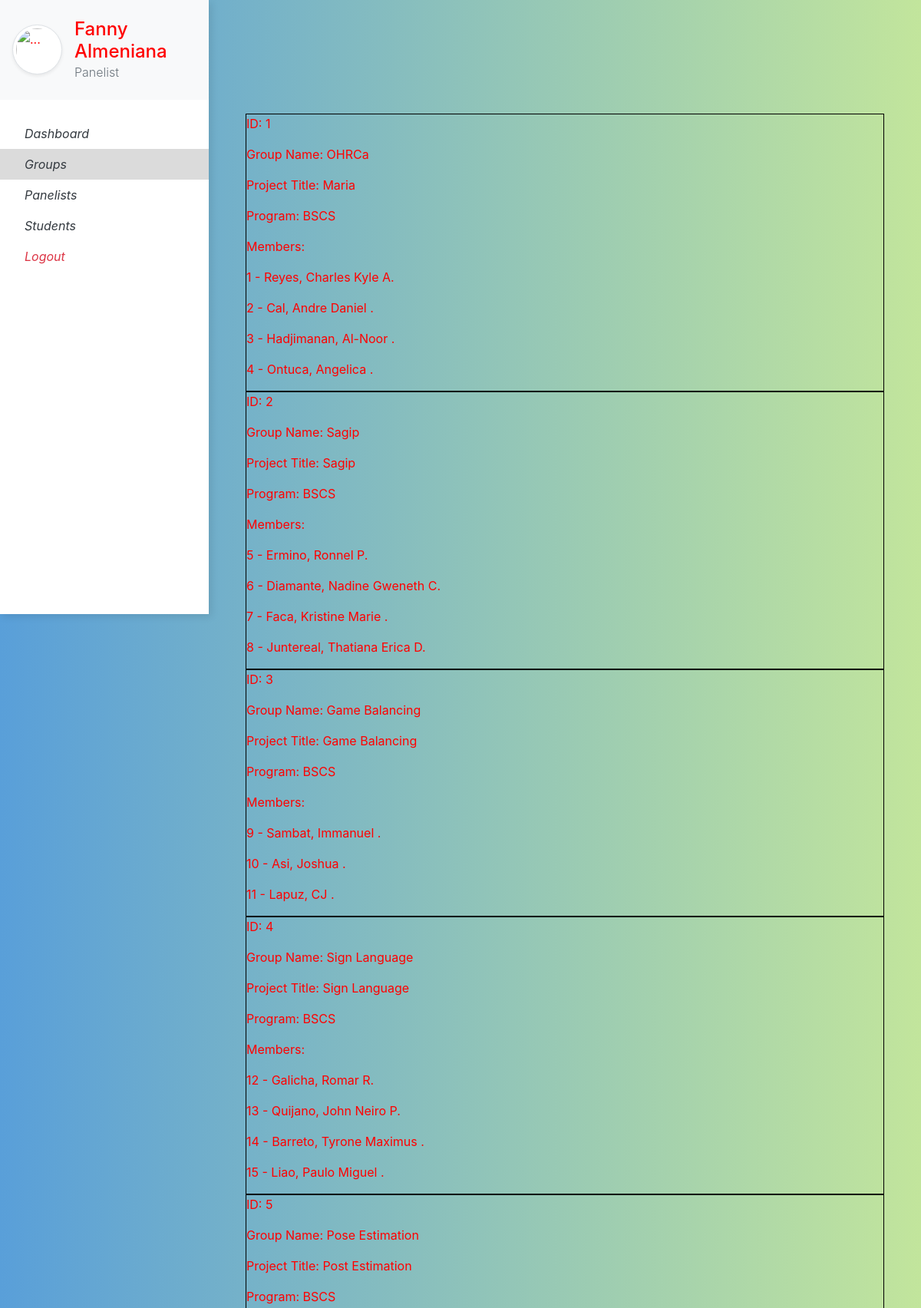
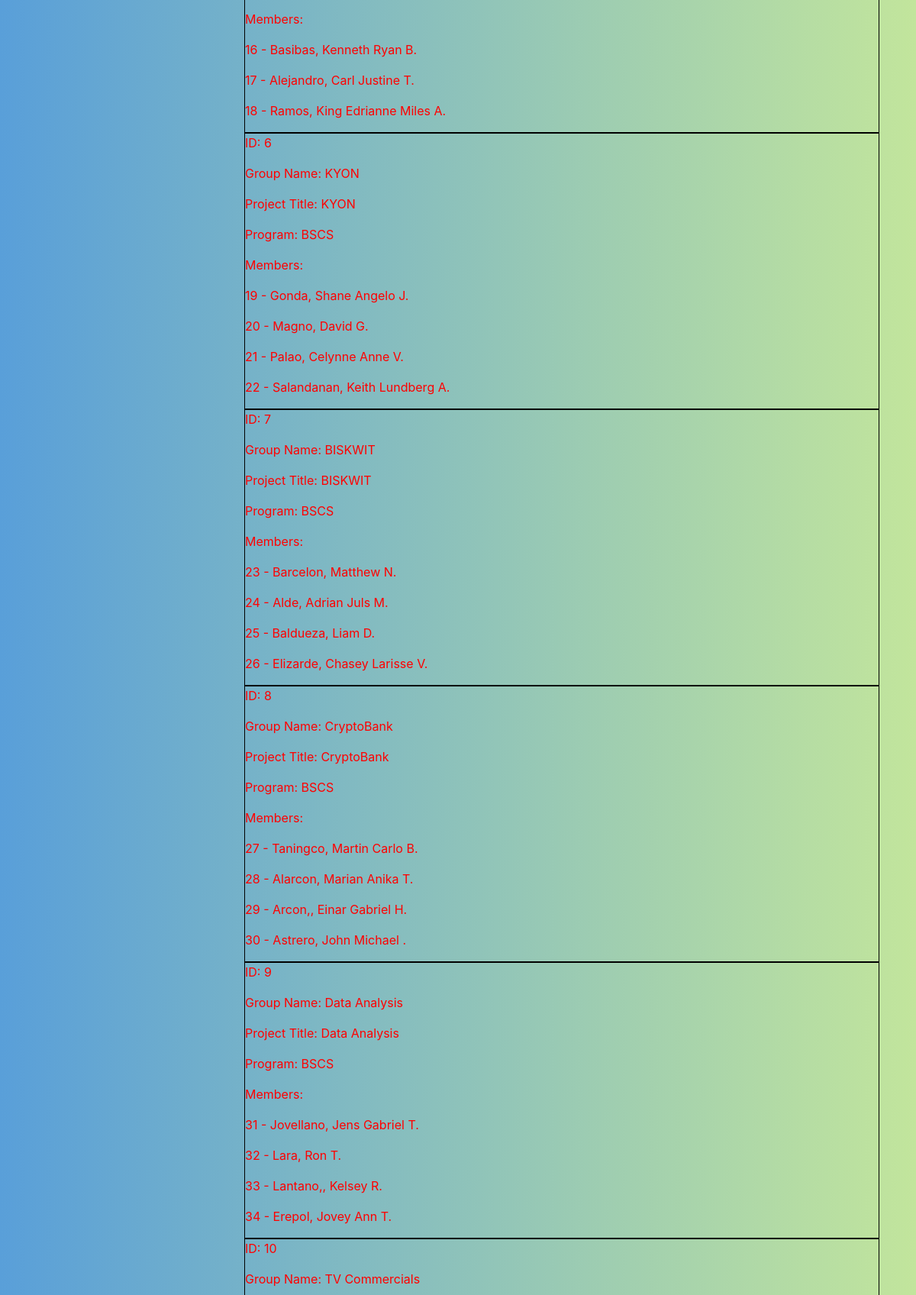
The page /user_groups/ (signed in, upper part) on the database its author committed (2 pictures, top to bottom).
### website/models.py (models this page shows, shortened)
class Panelist(db.Model, UserMixin):
    id         = db.Column(db.Integer, primary_key=True)
    username   = db.Column(db.String(150), nullable=False)
    password   = db.Column(db.String(150), nullable=False)
    last_name  = db.Column(db.String(150), nullable=False)
    first_name = db.Column(db.String(150), nullable=False)
    middle_in  = db.Column(db.String(10))
    school     = db.Column(db.String(150))
    header     = db.relationship('Defense', backref='head')
    paneling   = db.relationship(
        'Defense',
        secondary=defense_panel,
        backref=db.backref('panels')
    )

class Group(db.Model):
    id            = db.Column(db.Integer, primary_key=True)
    name          = db.Column(db.String(150), nullable=False)
    project_title = db.Column(db.String(150), nullable=False)
    program       = db.Column(db.String(150), nullable=False)
    gradesheets   = db.relationship('Gradesheet', backref='group', uselist=True)
    members       = db.relationship('Student', backref='group', uselist=True)
    defenses      = db.relationship('Defense', backref='group', uselist=True)

class Student(db.Model):
    stud_no    = db.Column(db.Integer, primary_key=True)
    last_name  = db.Column(db.String(150), nullable=False)
    first_name = db.Column(db.String(150), nullable=False)
    middle_in  = db.Column(db.String(10))
    group_id   = db.Column(db.Integer, db.ForeignKey('group.id'))

### website/user.py (the view)
@user.route("/user_groups/")
@login_required
def user_groups():
    return render_template('groups_u.html', user=current_user, groups=Group.query.all())

### website/__init__.py (called while the page is built)
def create_app():
    app = Flask(__name__)
    app.config['SECRET_KEY'] = 'hjshjhdjah kjshkjdhjs'
    app.config['SQLALCHEMY_DATABASE_URI'] = f'sqlite:///{DB_NAME}'
    db.init_app(app)
    from .admin import admin
    from .auth import auth
    from .user import user
    app.register_blueprint(auth, url_prefix='/')
    app.register_blueprint(admin, url_prefix='/')
    app.register_blueprint(user, url_prefix='/')
    from .models import Panelist, Master
    create_database(app)
    login_manager = LoginManager()
    login_manager.login_view = 'auth.login'
    login_manager.init_app(app)
    @login_manager.user_loader
    def load_user(username):
        if username == 'admin':
            return Master.query.filter_by(username=username).first()
        return Panelist.query.filter_by(username=username).first()
    return app

### website/templates/user/groups_u.html (shortened to what this page needs)
{% extends 'base_user.html' %}
{% block content %}
    <div class='display_grid'>
        {% if groups %}
            {% for group in groups %}
                <div class='box'
                    <p>ID: {{group.id}}</p>
                    <p>Group Name: {{group.name}}</p>
                    <p>Project Title: {{ group.project_title }}</p>
                    <p>Program: {{group.program}}</p>
                    <p>Members:</p>
                    {% for member in group.members %}
                        <p>{{ member.stud_no }} - {{ member.last_name }}, {{ member.first_name }} {{ member.middle_in }}.</p>
                    {% endfor%}
                </div>
            {% endfor %}
        {% endif %}
    </div>
{% endblock %}

### website/templates/user/base_user.html (shortened to what this page needs)
<html>
    <head>
        <link rel="stylesheet" href="https://stackpath.bootstrapcdn.com/bootstrap/4.3.1/css/bootstrap.min.css">
        <link rel='stylesheet' href="{{ url_for('static', filename ='user/user.css') }}">
    </head>
    <body>
        <div class="vertical-nav bg-white" id="sidebar">
            <div class="py-4 px-3 mb-4 bg-light">
                <div class="media d-flex align-items-center"><img src="https://res.cloudinary.com/mhmd/image/upload/v1556074849/avatar-1_tcnd60.png" alt="..." width="65" class="mr-3 rounded-circle img-thumbnail shadow-sm">
                    <div class="media-body">
                        <h4 class="m-0">{{ user.first_name}} {{ user.last_name }}</h4>
                        <p class="font-weight-light text-muted mb-0">Panelist</p>
                    </div>
                </div>
            </div>
            <ul class="nav flex-column bg-white mb-0">
                <li class="nav-item">
                    <a href="/user_home/" class="nav-link text-dark font-italic">
                        Dashboard
                    </a>
                </li>
                <li class="nav-item">
                    <a href="/user_groups/" class="nav-link text-dark font-italic">
                        Groups
                    </a>
                </li>
                <li class="nav-item">
                    <a href="/user_panelists/" class="nav-link text-dark font-italic">
                        Panelists
                    </a>
                </li>
                <li class="nav-item">
                    <a href="/user_students/" class="nav-link text-dark font-italic">
                        Students
                    </a>
                </li>
                <li class="nav-item">
                    <a href="/logout/" class="nav-link text-danger font-italic">
                        Logout
                    </a>
                </li>
            </ul>
        </div>
        <div class="page-content p-5" id="content">
            {% block content %}
            {% endblock %}
        </div>
    </body>
</html>

### website/static/user/user.css (style rules this page uses)
body { color: blue; }
* { color: red; }
.vertical-nav { min-width: 17rem; width: 17rem; height: 100vh; position: fixed; top: 0; left: 0; box-shadow: 3px 3px 10px rgba(0, 0, 0, 0.1); transition: all 0.4s; }
.page-content { width: calc(100% - 17rem); margin-left: 17rem; transition: all 0.4s; }
body { background: #599fd9; background: -webkit-linear-gradient(to right, #599fd9, #c2e59c); background: linear-gradient(to right, #599fd9, #c2e59c); min-height: 100vh; overflow-x: hidden; }
.box { border: 1px; border-color: black; border-style: solid; }
.display_grid { position: relative; margin-top: 100px; }

### website/templates/user/base_user.html (style rules this page uses)
.active { background-color:#dbdbdb; }

### rows shown on the page
Panelist: first_name "Fanny", last_name "Almeniana"
Group: id "1", name "OHRCa", project_title "Maria", program "BSCS"
Student: stud_no "1", last_name "Reyes", first_name "Charles Kyle", middle_in "A"
Student: stud_no "2", last_name "Cal", first_name "Andre Daniel"
Student: stud_no "3", last_name "Hadjimanan", first_name "Al-Noor"
Student: stud_no "4", last_name "Ontuca", first_name "Angelica"
Group: id "2", name "Sagip", project_title "Sagip", program "BSCS"
Student: stud_no "5", last_name "Ermino", first_name "Ronnel", middle_in "P"
Student: stud_no "6", last_name "Diamante", first_name "Nadine Gweneth", middle_in "C"
Student: stud_no "7", last_name "Faca", first_name "Kristine Marie"
Student: stud_no "8", last_name "Juntereal", first_name "Thatiana Erica", middle_in "D"
Group: id "3", name "Game Balancing", project_title "Game Balancing", program "BSCS"
Student: stud_no "9", last_name "Sambat", first_name "Immanuel"
Student: stud_no "10", last_name "Asi", first_name "Joshua"
Student: stud_no "11", last_name "Lapuz", first_name "CJ"
Group: id "4", name "Sign Language", project_title "Sign Language", program "BSCS"
Student: stud_no "12", last_name "Galicha", first_name "Romar", middle_in "R"
Student: stud_no "13", last_name "Quijano", first_name "John Neiro", middle_in "P"
Student: stud_no "14", last_name "Barreto", first_name "Tyrone Maximus"
Student: stud_no "15", last_name "Liao", first_name "Paulo Miguel"
Group: id "5", name "Pose Estimation", project_title "Post Estimation", program "BSCS"
Student: stud_no "16", last_name "Basibas", first_name "Kenneth Ryan", middle_in "B"
Student: stud_no "17", last_name "Alejandro", first_name "Carl Justine", middle_in "T"
Student: stud_no "18", last_name "Ramos", first_name "King Edrianne Miles", middle_in "A"
Group: id "6", name "KYON", project_title "KYON", program "BSCS"
Student: stud_no "19", last_name "Gonda", first_name "Shane Angelo", middle_in "J"
Student: stud_no "20", last_name "Magno", first_name "David", middle_in "G"
Student: stud_no "21", last_name "Palao", first_name "Celynne Anne", middle_in "V"
Student: stud_no "22", last_name "Salandanan", first_name "Keith Lundberg", middle_in "A"
Group: id "7", name "BISKWIT", project_title "BISKWIT", program "BSCS"
Student: stud_no "23", last_name "Barcelon", first_name "Matthew", middle_in "N"
Student: stud_no "24", last_name "Alde", first_name "Adrian Juls", middle_in "M"
Student: stud_no "25", last_name "Baldueza", first_name "Liam", middle_in "D"
Student: stud_no "26", last_name "Elizarde", first_name "Chasey Larisse", middle_in "V"
Group: id "8", name "CryptoBank", project_title "CryptoBank", program "BSCS"
Student: stud_no "27", last_name "Taningco", first_name "Martin Carlo", middle_in "B"
Student: stud_no "28", last_name "Alarcon", first_name "Marian Anika", middle_in "T"
Student: stud_no "29", last_name "Arcon,", first_name "Einar Gabriel", middle_in "H"
Student: stud_no "30", last_name "Astrero", first_name "John Michael"
Group: id "9", name "Data Analysis", project_title "Data Analysis", program "BSCS"
Student: stud_no "31", last_name "Jovellano", first_name "Jens Gabriel", middle_in "T"
Student: stud_no "32", last_name "Lara", first_name "Ron", middle_in "T"
Student: stud_no "33", last_name "Lantano,", first_name "Kelsey", middle_in "R"
Student: stud_no "34", last_name "Erepol", first_name "Jovey Ann", middle_in "T"
Group: id "10", name "TV Commercials"
